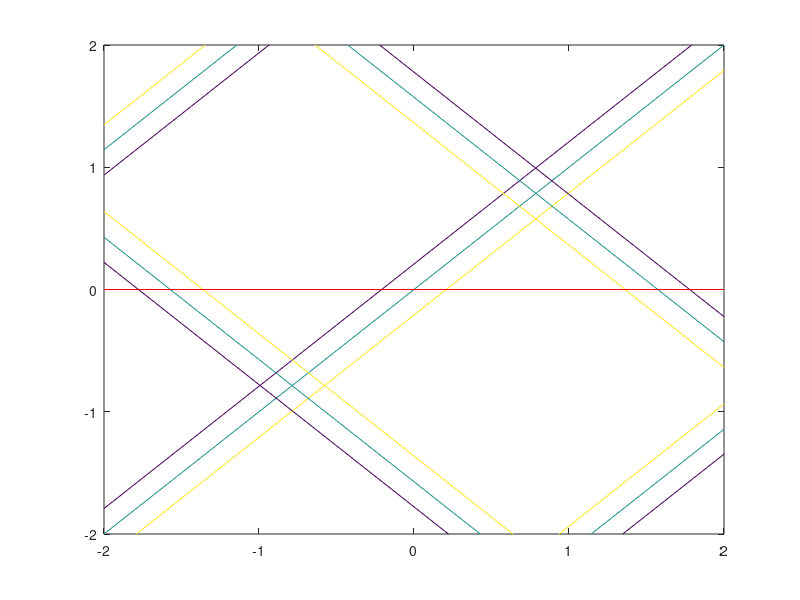

Here is the MATLAB script that generated this plot: (Note: this script raises an error after producing the figure.)
x=-2:0.5:2;y=x;    %x赋向量 y函数
[X,Y]=meshgrid(x,y);   %用于生成网格采样点数 [X,Y]=meshgrid(x,y)基于向量x和y中包含的坐标返回二维网格坐标。X是一个矩阵，每一行是x的一个副本，Y也是一个矩阵，每一列是y的一个副本，坐标X和Y表示的网格有length(y)个行和length(x)个列
F1=sin(X-Y);F2=cos(X+Y); %定义F*函数
v=[-0.2, 0, 0.2]; 
%contour(X,Y,Z,V):绘制X和Y指定的二维网格上的等高线图，其中等高线的高度由向量Ⅳ指定。其中，X和Y是一维数组，分别表示X轴和Y轴上的坐标，Z是一个二维数组，表示要绘制等高线图的数据，Ⅳ是一个一维数组，表示等高线的高度。
contour(X,Y,F1,v)   %以XY为轴F1为绘制的数据，v为等高线高度划线，并保持轴和图像不刷新
hold on,contour(X,Y,F2,v); %以XY为轴F2为绘制的数据，v为等高线高度划线
line([-2 2],[0 0],'color','r')  %在x轴-2~2的范围内，y为0的地方划红线
hold off %轴和图像不保持
[x0,y0]=ginput(2); %用鼠标在该图像中获取两个xy值
disp([x0,y0])   %显示第一个xy值
fun='[sin(x(1)-x(2)),cos(x(1)+x(2))]'; %自定义函数
[xy,f,exit]=fsolve(fun,[x0(2),y0(2)])  %找到零点  [x,fval,exitflag,output] = fsolve(myfun,x0,options)
